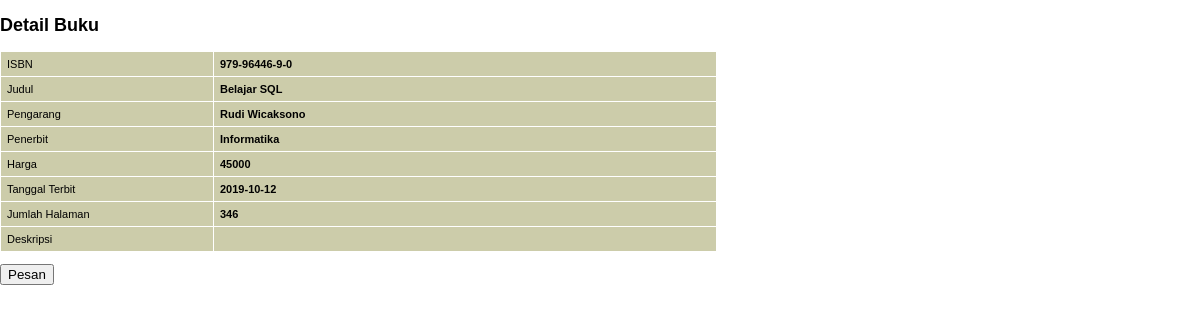
Screenshot of /detail_buku.php?isbn=979-96446-9-0 with the database file from the repository.
### tables this page shows
CREATE TABLE `buku` (
  `buku_isbn` char(13) NOT NULL,
  `buku_judul` varchar(75) DEFAULT NULL,
  `penerbit_id` char(4) DEFAULT NULL,
  `buku_tglterbit` date DEFAULT NULL,
  `buku_jmlhalaman` int(11) DEFAULT NULL,
  `buku_deskripsi` text DEFAULT NULL,
  `buku_harga` decimal(10,0) DEFAULT NULL,
  PRIMARY KEY (`buku_isbn`),
  KEY `penerbit_id` (`penerbit_id`),
  CONSTRAINT `buku_ibfk_1` FOREIGN KEY (`penerbit_id`) REFERENCES `penerbit` (`penerbit_id`)
);

CREATE TABLE `pengarang` (
  `pengarang_id` char(3) NOT NULL,
  `pengarang_nama` varchar(30) DEFAULT NULL,
  PRIMARY KEY (`pengarang_id`)
);

CREATE TABLE `penerbit` (
  `penerbit_id` char(4) NOT NULL,
  `penerbit_nama` varchar(50) DEFAULT NULL,
  PRIMARY KEY (`penerbit_id`)
);

### detail_buku.php (the view, shortened to what this page needs)
<!DOCTYPE html>
<html lang="en">
<head>
    <link rel="stylesheet" href="css/framelayout.css">
</head>
<body>
<?php
include "config.php";
$isbn = $_GET['isbn'];
?>
<h2>Detail Buku</h2>
<?php
$query = "SELECT
a.buku_isbn,
a.buku_judul,
c.pengarang_nama,
b.penerbit_nama,
a.buku_harga,
a.buku_tglterbit,
a.buku_jmlhalaman,
a.buku_deskripsi
FROM
buku a,
penerbit b,
pengarang c,
link_buku_pengarang d
WHERE
a.penerbit_id = b.penerbit_id AND
a.buku_isbn = d.buku_isbn AND
c.pengarang_id = d.pengarang_id AND
a.buku_isbn = '$isbn'
";
$result = mysqli_query($link, $query);
if ($result) {
    list($buku_isbn, $buku_judul, $pengarang_nama, $penerbit_nama, $buku_harga,
    $buku_tglterbit, $buku_jmlhalaman, $buku_deskripsi) = mysqli_fetch_array($result);
?>
<table class="buku">
    <tr>
        <td width="200" align="left">ISBN</td>
        <td width="490" align="left">
            <strong><?php echo $buku_isbn; ?></strong>
        </td>
    </tr>
    <tr>
        <td width="200" align="left">Judul</td>
        <td width="490" align="left">
            <strong><?php echo $buku_judul; ?></strong>
        </td>
    </tr>
    <tr>
        <td width="200" align="left">Pengarang</td>
        <td width="490" align="left">
            <strong><?php echo $pengarang_nama; ?></strong>
        </td>
    </tr>
    <tr>
        <td width="200" align="left">Penerbit</td>
        <td width="490" align="left">
            <strong><?php echo $penerbit_nama; ?></strong>
        </td>
    </tr>
    <tr>
        <td width="200" align="left">Harga</td>
        <td width="490" align="left">
            <strong><?php echo $buku_harga; ?></strong>
        </td>
    </tr>
    <tr>
        <td width="200" align="left">Tanggal Terbit</td>
        <td width="490" align="left">
            <strong><?php echo $buku_tglterbit; ?></strong>
        </td>
    </tr>
    <tr>
        <td width="200" align="left">Jumlah Halaman</td>
        <td width="490" align="left">
            <strong><?php echo $buku_jmlhalaman; ?></strong>
        </td>
    </tr>
    <tr>
        <td width="200" align="left">Deskripsi</td>
        <td width="490" align="left">
        </td>
    </tr>
</table>
<?php
}
?>
<p>
    <input type="button" value="Pesan" onClick="document.location.href='pesan.php'">
</p>
</body>
</html>

### css/framelayout.css (style rules this page uses)
body, html { margin: 0; padding: 0; color: #000; background: #fff; font: 12px Verdana, Arial, Helvetica, sans-serif; }
table.buku { text-align: center; font-family: Verdana, Geneva, Tahoma, sans-serif; font-weight: normal; font-size: 11px; color: #002; background-color: #cc6; border: 0px; border-collapse: collapse; border-spacing: 0px; }
table.buku td { background-color: #cca; color: #000; padding: 6px; border: 1px #fff solid; }

### rows the page displays
buku: buku_isbn "979-96446-9-0", buku_judul "Belajar SQL", buku_harga "45000", buku_tglterbit "2019-10-12", buku_jmlhalaman "346"
pengarang: pengarang_nama "Rudi Wicaksono"
penerbit: penerbit_nama "Informatika"
